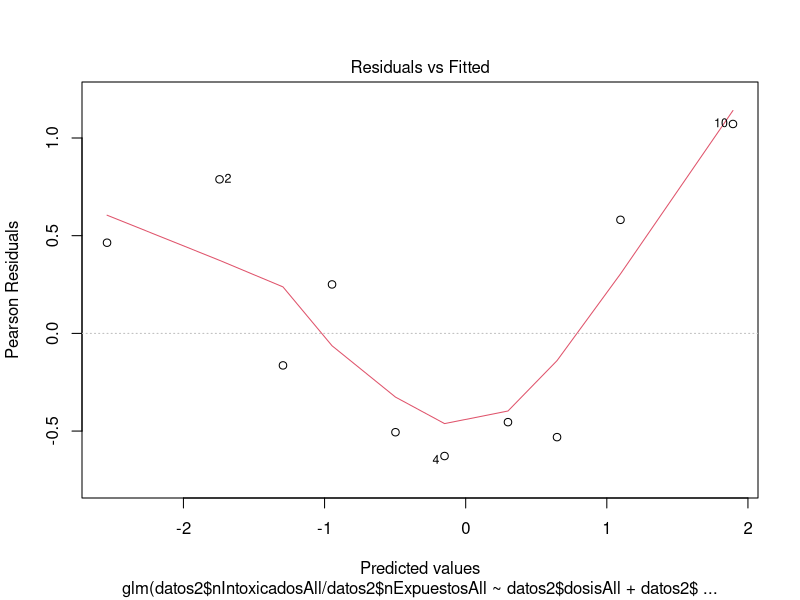
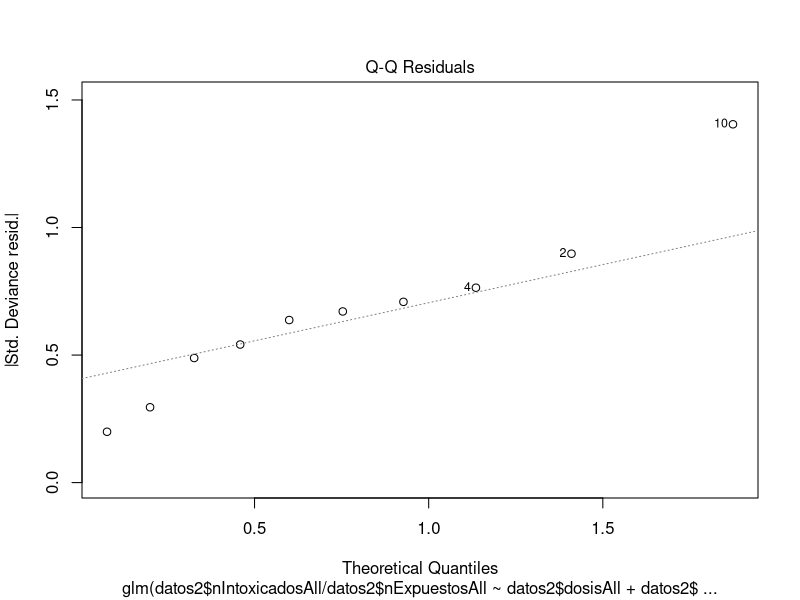
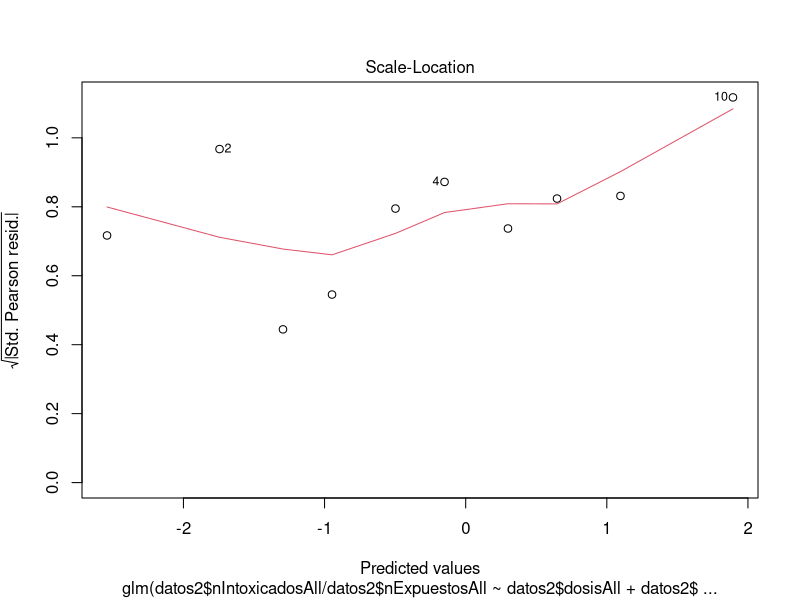
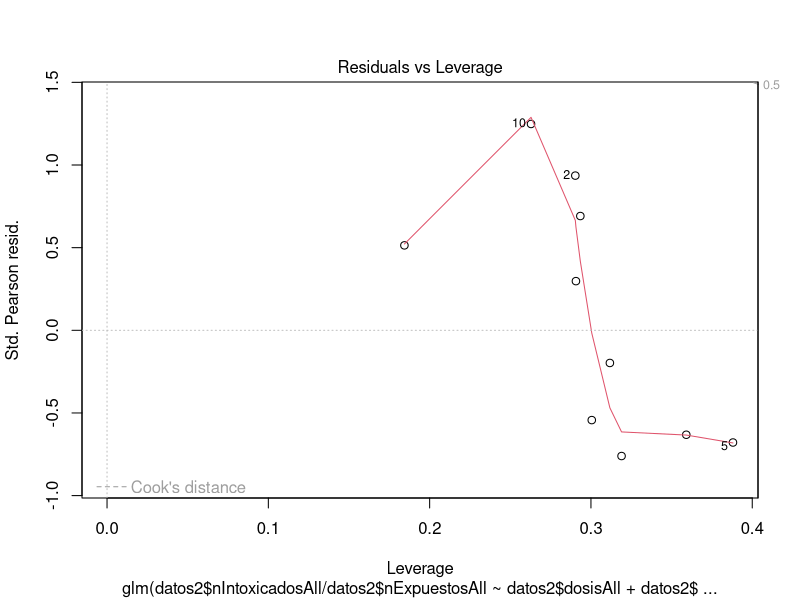

These charts were generated, in order, by the following R code:
#####ejercicio sobre tabaquismo -> regresion logistica
#tabaquismo : si -> 1  no -> 0
#pelvis : control -> 0  casos -> 1
tabaquismo = c(rep(1,77), rep(0, 54), rep(1, 123), rep(0, 171))
pelvis = c(rep(1,77), rep(1, 54), rep(0, 123), rep(0, 171))
datos = data.frame(tabaquismo, pelvis)
table(datos)

## ananlisis de regresion
#transformacion a etiquetas numericas
# = as.numeric(as.factor(tabaquismo))
#pelvis1 = as.numeric(as.factor(pelvis))-1
## creamos el modelo
# pelvis es la presencia o ausencia de la enfermedad
modelo = glm(pelvis~tabaquismo, family = "binomial")
summary(modelo)


## ejercicio2 -> intoxicados
dosis = c(1,2,3,4,5)
nExpuestos = c(20,30,30,25,20)
nIntoxicados = c(2,6,9,10,12)
datos = data.frame(dosis, nExpuestos, nIntoxicados)

frecRelat = nIntoxicados/nExpuestos
fracaso = nExpuestos-nIntoxicados

datos = data.frame(dosis, nExpuestos, nIntoxicados, frecRelat, fracaso)
datos
#hay 3 formas de resolver y realizar la regresion logisitica

#modelo 1 -> datos en modo frecuencia relativa
model1 = glm(datos$frecRelat~datos$dosis,weights = datos$nExpuestos, family = "binomial")
summary(model1)

#model 2 -> matriz de exitos y fracasos 
#creamos una nueva tabla
md = cbind(datos$nIntoxicados,datos$fracaso)
model2 = glm(md~datos$dosis,family = "binomial")
summary(model2)

#model 3 -> datos en modo vector de exitos y fracasos
y = c(rep(1, sum(datos$nIntoxicados)),rep(0,sum(datos$fracaso)))
dosis2 = c(rep(datos$dosis, datos$nIntoxicados),rep(datos$dosis, datos$fracaso))
model3 = glm(y~dosis2, family = "binomial")
summary(model3)


## hacemos lo mismo pero con los datos de mujeres + hombres
dosisAll = c(1,2,3,4,5,6,7,8,9,10)
nIntoxicadosAll = c(2,6,9,10,12,4,10,16,20,19)
nExpuestosAll = c(20,30,30,25,20,20,30,30,25,20)
sexo = c(rep(1,5),rep(2,5))
#sexo = as.factor(sexo)
datos2 = data.frame(dosisAll, nExpuestosAll, nIntoxicadosAll, sexo)
datos2
model4 = glm(datos2$nIntoxicadosAll/datos2$nExpuestosAll~datos2$dosisAll+datos2$sexo, 
             weights = datos2$nExpuestosAll, family = "binomial")
summary(model4)
plot(model4)

# grafica del ajuste lineal
#newData = data.frame(pelvis=seq(min(datos)))




